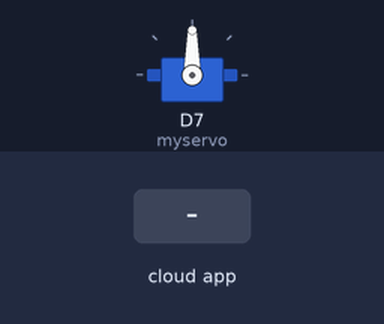
Bench run of a sketch on a simulated ESP8266 (NodeMCU). Shown: servo. Inputs (shaded band) come from the test bench. WiFi joins after 1.5 s; servers stay silent unless stated; the Firebase database answers and starts empty; what the sketch prints to the serial monitor is not drawn.

Above: at 2.7 s.
2.8 s: the phone or cloud app sets alimentar to 1
At 3.8 s:
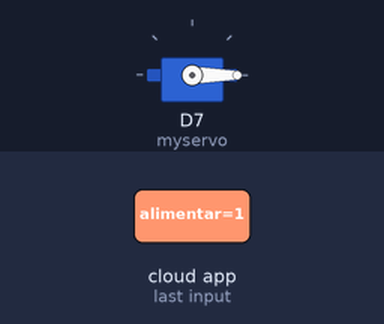
Timing chart, 0 to 8.4 s (numbered marks = the images above; inputs shaded):
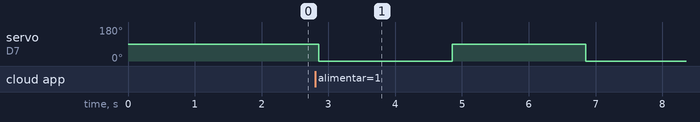

The sketch:

sketch_funcionamiento_final.ino
```cpp
//Agregar dependencias
#include "FirebaseESP8266.h"
#include <ESP8266WiFi.h>
#include <Servo.h>
Servo myservo;

//Credenciales WIFI
#define WIFI_SSID "OnePlus Nord CE 2 Lite 5G"
#define WIFI_PASSWORD "d9vkftk3"

//Credenciales firebase
#define FIREBASE_HOST "dispensadoralimento-a39ba-default-rtdb.firebaseio.com"
#define FIREBASE_AUTH "8nWkALnFzKqdN8IUcYVlmk2NaP56UOJIOvaQCmYr"

//Firebase Data Object
FirebaseData firebaseData;

//*********** VARIABLES *************

// Rutas FB
String nodo = "/alimento";
String child = "/alimentar";

//Variables simples
bool iterar = true;

void moverServo()
{
  myservo.write(0);
  delay(2000);
  myservo.write(90);
  delay(2000);
  myservo.write(0);
}

void setup()
{
  //Declarar los baudios en los que correra el serial monitor
  Serial.begin(115200);

  //Declarar pin del servo
  myservo.attach(D7);

  //Conexion WIFI
  WiFi.begin(WIFI_SSID, WIFI_PASSWORD);
  while (WiFi.status() != WL_CONNECTED)
  {
    delay(500);
    Serial.print(".");
  }

  //Prints para depurar
  Serial.println();
  Serial.println("Conexion Exitosa!");
  Serial.println("La IP Local es: ");
  Serial.println(WiFi.localIP());

  //Conexion firebase
  Firebase.begin(FIREBASE_HOST, FIREBASE_AUTH);
  Firebase.reconnectWiFi(true);
}

void loop()
{

  while(iterar){
    Firebase.getInt(firebaseData, nodo + "/alimentar");
    int estado = firebaseData.intData();
    if (estado == 1){
      moverServo();
      Firebase.setInt(firebaseData, nodo + "/alimentar", 0);
    }
  }

}
```

Measured:
- after the input at 2.8 s, servo on D7 (myservo): 90° → 0° after 0.05 s, → 90° 2.0 s later, → 0° 2.0 s later
